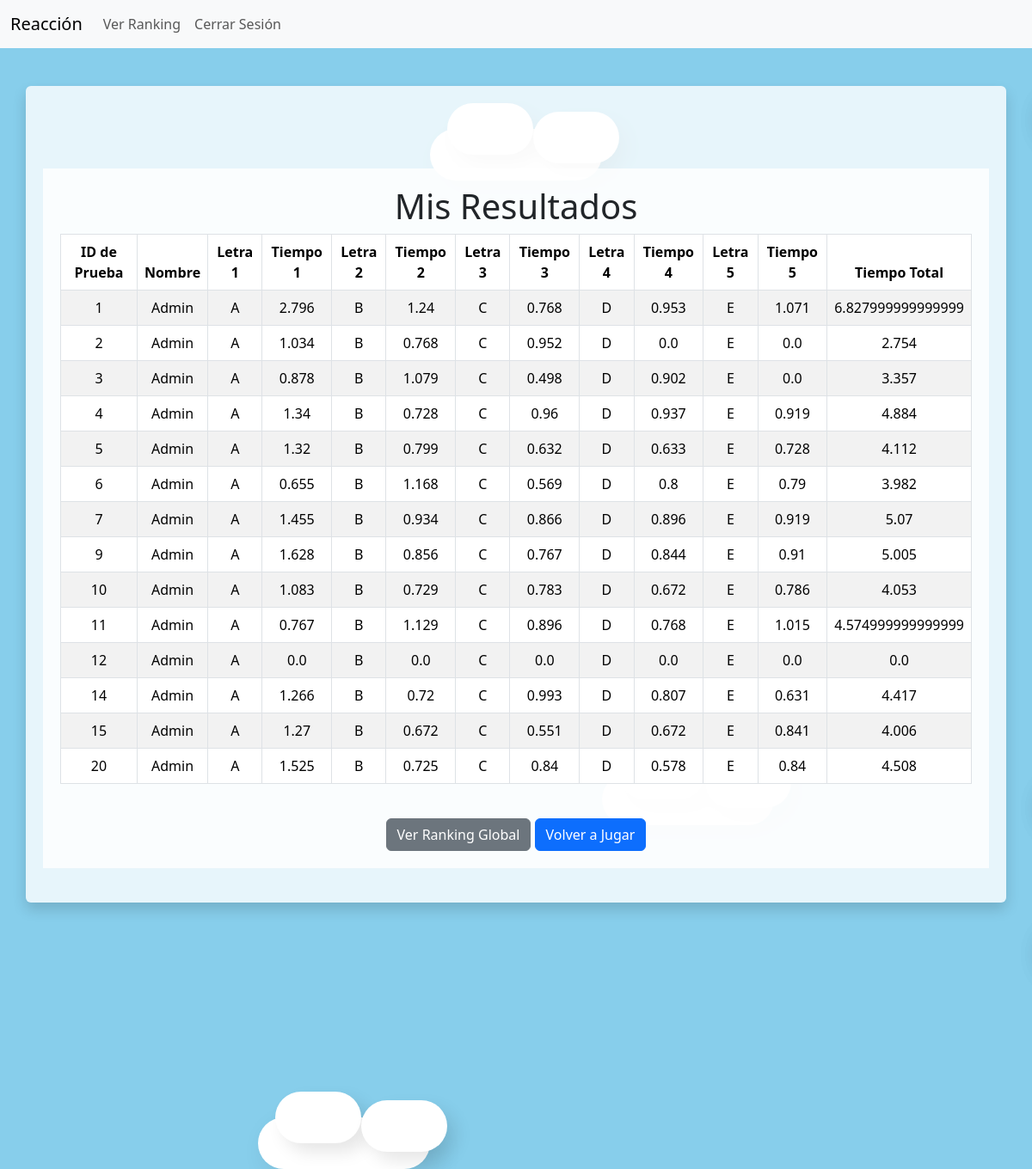
The app's page /mi-puntuacion/ (signed in), older data.
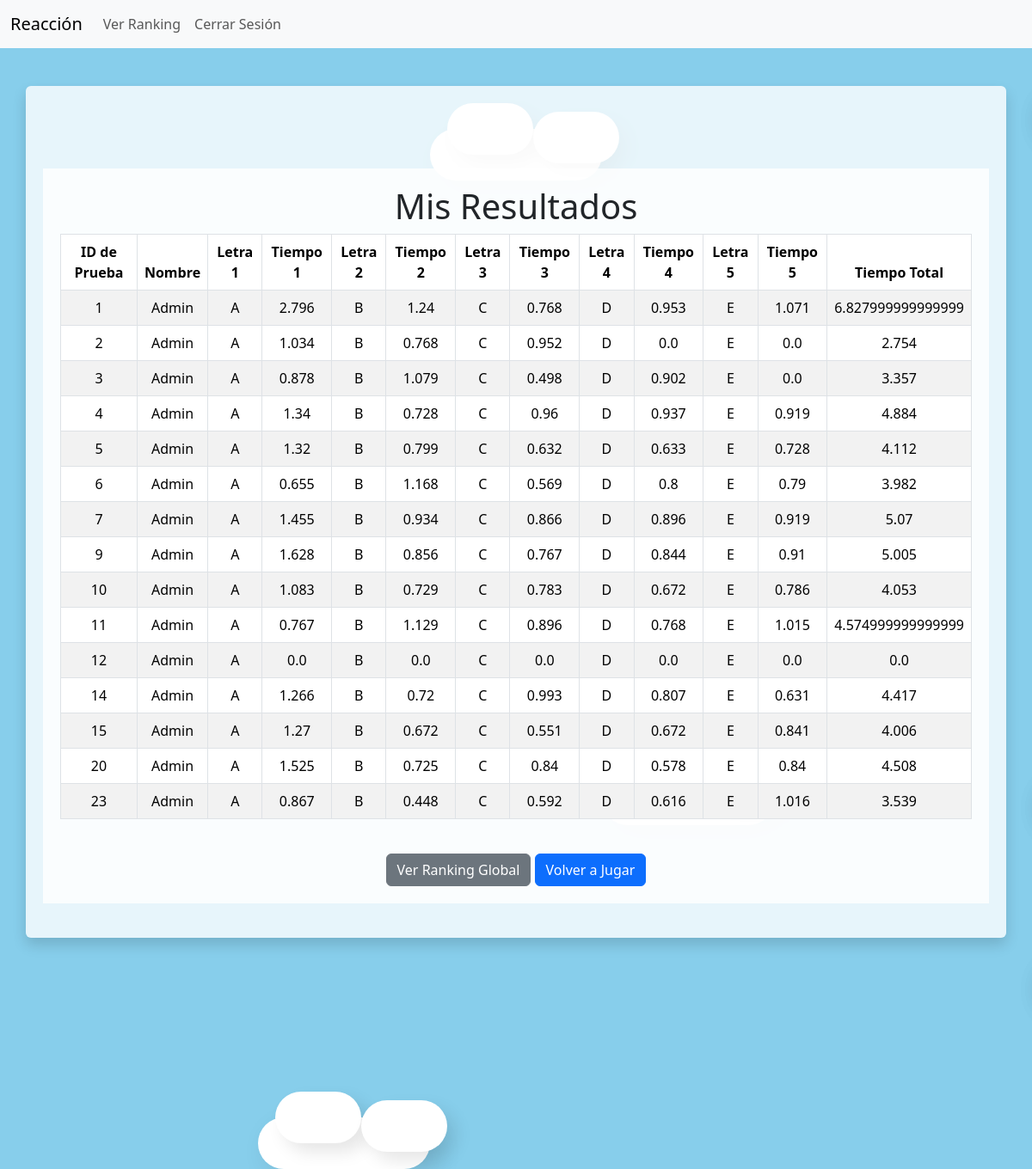
The same page, newer data.
### tiemporespuesta/models.py (models this page shows)
class Prueba(models.Model):
    usuario = models.ForeignKey(User, on_delete=models.CASCADE)
    letra_1 = models.CharField(max_length=1)
    tiempo_1 = models.FloatField()
    letra_2 = models.CharField(max_length=1)
    tiempo_2 = models.FloatField()
    letra_3 = models.CharField(max_length=1)
    tiempo_3 = models.FloatField()
    letra_4 = models.CharField(max_length=1)
    tiempo_4 = models.FloatField()
    letra_5 = models.CharField(max_length=1)
    tiempo_5 = models.FloatField()
    def tiempo_total(self):
        return self.tiempo_1 + self.tiempo_2 + self.tiempo_3 + self.tiempo_4 + self.tiempo_5

### tiemporespuesta/views.py (the view)
# urls.py: path('mi-puntuacion/', mi_puntuacion, name='mi_puntuacion'),
@login_required
def mi_puntuacion(request):
    pruebas = Prueba.objects.filter(usuario=request.user)
    puntuaciones = [prueba.tiempo_total() for prueba in pruebas]
    puntuacion_total = sum(puntuaciones)
    context = {
        'puntuacion_total': puntuacion_total,
        'pruebas': pruebas
    }
    return render(request, 'mi_puntuacion.html', context)

### tiemporespuesta/templates/mi_puntuacion.html
{% extends 'base.html' %}
{% block template %}
<div class="container mt-5">
    <h1 class="text-center">Mis Resultados</h1>
    <div class="table-responsive">
        <table class="table table-bordered table-striped">
            <thead>
                <tr>
                    <th>ID de Prueba</th>
                    <th>Nombre</th>
                    <th>Letra 1</th>
                    <th>Tiempo 1</th>
                    <th>Letra 2</th>
                    <th>Tiempo 2</th>
                    <th>Letra 3</th>
                    <th>Tiempo 3</th>
                    <th>Letra 4</th>
                    <th>Tiempo 4</th>
                    <th>Letra 5</th>
                    <th>Tiempo 5</th>
                    <th>Tiempo Total</th>
                </tr>
            </thead>
            <tbody>
                {% for prueba in pruebas %}
                <tr>
                    <td>{{ prueba.id }}</td>
                    <td>{{ prueba.usuario.username }}</td>
                    <td>{{ prueba.letra_1 }}</td>
                    <td>{{ prueba.tiempo_1 }}</td>
                    <td>{{ prueba.letra_2 }}</td>
                    <td>{{ prueba.tiempo_2 }}</td>
                    <td>{{ prueba.letra_3 }}</td>
                    <td>{{ prueba.tiempo_3 }}</td>
                    <td>{{ prueba.letra_4 }}</td>
                    <td>{{ prueba.tiempo_4 }}</td>
                    <td>{{ prueba.letra_5 }}</td>
                    <td>{{ prueba.tiempo_5 }}</td>
                    <td>{{ prueba.tiempo_total }}</td>
                </tr>
                {% endfor %}
            </tbody>
        </table>
    </div>
    <div class="mt-4 text-center">
        <a href="{% url 'ver_ranking' %}" class="btn btn-secondary">Ver Ranking Global</a>
        <a href="{% url 'dashboard' %}" class="btn btn-primary">Volver a Jugar</a>
    </div>
</div>
{% endblock %}

### tiemporespuesta/templates/base.html (shortened to what this page needs)
<!doctype html>
<html lang="en">
<head>
    {% load static %}
    <link href="https://cdn.jsdelivr.net/npm/bootstrap@5.3.3/dist/css/bootstrap.min.css" rel="stylesheet">
    <link rel="stylesheet" href="{% static 'css/styles.css' %}">
 </head>
<body class="sky">
    {% include 'navbar.html' %}
    <div class="pt-4">
        <div class="cloud" style="top: 150px; left: 500px;">
        </div>
        <div class="cloud" style="top: 900px; left: 700px;">
        </div>
        <div class="cloud" style="top: 1300px; left: 300px;">
        </div>
    </div>
    <div class=" container text-center pt-5 rounded shadow">
        {% block template %}
        {% endblock %}
    </div>
</body>
</html>

### tiemporespuesta/templates/navbar.html (shortened to what this page needs)
<nav class="navbar navbar-expand-lg bg-body-tertiary">
    <div class="container-fluid">
      <a class="navbar-brand" href="/">Reacción</a>
      <div class="collapse navbar-collapse" id="navbarNav">
        <ul class="navbar-nav">
            <li class="nav-item">
                <a class="nav-link" href="{% url 'ver_ranking' %}">Ver Ranking</a>
            </li>
            {% if user.is_authenticated %}
            <li class="nav-item">
                <a class="nav-link" href="{% url 'logout' %}">Cerrar Sesión</a>
            </li>
            {% endif %}
        </ul>
      </div>
    </div>
  </nav>

### tiemporespuesta/static/css/styles.css (style rules this page uses)
body, html { margin: 0; padding: 0; width: 100%; height: 100%; overflow-x: hidden; background-color: #87CEEB; }
.sky { overflow: hidden; z-index: -1; position: absolute; width: 100%; height: 100%; top: 0; left: 0; }
.cloud { position: absolute; width: 200px; height: 60px; background: white; border-radius: 100px; box-shadow: 10px 10px 30px rgba(0,0,0,0.1); animation: moveClouds 30s linear infinite; display: flex; align-items: center; justify-content: center; }
.cloud:before, .cloud:after { content: ''; position: absolute; background: white; width: 100px; height: 60px; border-radius: 50px; box-shadow: 10px 10px 20px rgba(0,0,0,0.1); }
.cloud:before { top: -30px; left: 20px; }
.cloud:after { top: -20px; left: 120px; }
.container { position: relative; z-index: 1; padding: 20px; background-color: rgba(255, 255, 255, 0.8); margin: 20px auto; }

Row changes from the older to the newer data that the page shows:
added Prueba: id "23", usuario.username "Admin", letra_1 "A", tiempo_1 "0.867", letra_2 "B", tiempo_2 "0.448", letra_3 "C", tiempo_3 "0.592", letra_4 "D", tiempo_4 "0.616", letra_5 "E", tiempo_5 "1.016", tiempo_total "3.539"
